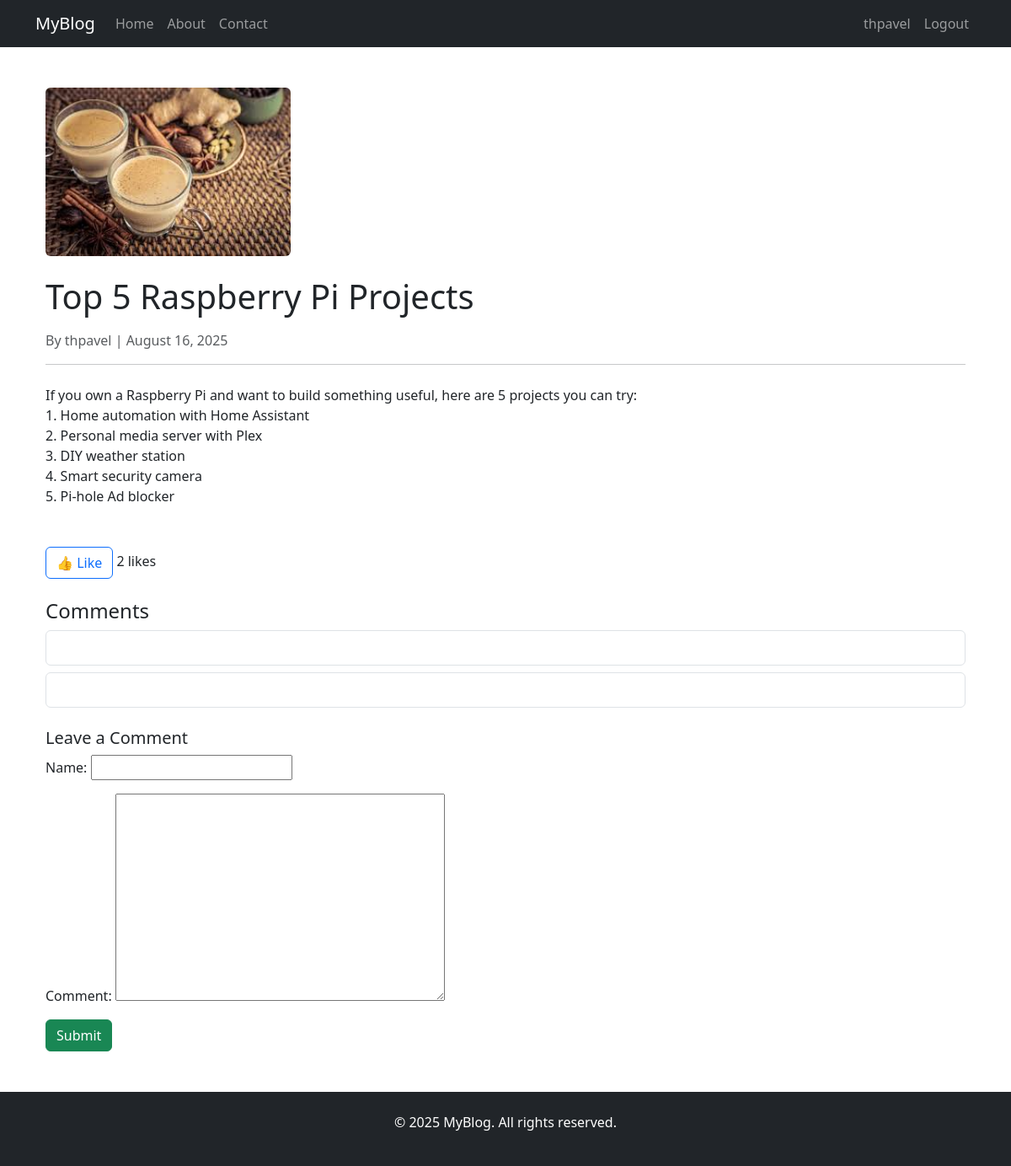
The app's page /post/1/ (signed in) with its own data.
### blog/models.py (models this page shows, shortened)
class Post(models.Model):
    title = models.CharField(max_length=200)
    image = models.ImageField(upload_to='blog_images/', blank=True, null=True)
    content = models.TextField()
    created_at = models.DateTimeField(auto_now_add=True)
    author = models.ForeignKey(User, on_delete=models.CASCADE)
    likes = models.ManyToManyField(User, related_name='post_likes', blank=True)

class Comment(models.Model):
    post = models.ForeignKey(Post, on_delete=models.CASCADE, related_name='comments')
    name = models.CharField(max_length=100)
    comment = models.TextField()
    created_at = models.DateTimeField(auto_now_add=True)
    approved = models.BooleanField(default=False)

### blog/views.py (the view)
# urls.py: path('post/<int:post_id>/', views.post_detail, name='post_detail'),
def post_detail(request, post_id):
    post = get_object_or_404(Post, id=post_id)
    comments = post.comments.filter(approved=True)
    if request.method == 'POST':
        if request.user.is_authenticated:
            form = CommentForm(request.POST)
            if form.is_valid():
                comment = form.save(commit=False)
                comment.post = post
                comment.author = request.user  # Optional if you store who wrote the comment
                comment.save()
                return HttpResponseRedirect(reverse('post_detail', args=[post.id]))
        else:
            return redirect('login')
    else:
        form = CommentForm()
    return render(request, 'blog/post_detail.html', {
        'post': post,
        'comments': comments,
        'form': form
    })

### blog/forms.py
class CommentForm(forms.ModelForm):
    class Meta:
        model = Comment
        fields = ['name', 'comment']

### blog/templates/blog/post_detail.html (shortened to what this page needs)
{% extends "blog/base.html" %}
{% block content %}
<div class="container mt-5 mb-5">
    <article class="post">
        {% if post.image %}
            <img src="{{ post.image.url }}" class="img-fluid rounded mb-4" style="height: 200px; object-fit: cover; " alt="{{ post.title }}">
        {% endif %}
        <h1 class="mb-3">{{ post.title }}</h1>
        <p class="text-muted">By {{ post.author }} | {{ post.created_at|date:"F j, Y" }}</p>
        <hr>
        <section class="post-content my-4">
            <p>{{ post.content|linebreaks }}</p>
        </section>
        <section class="post-interactions mt-5">
            <form action="{% url 'like_post' post.id %}" method="POST" class="mb-3">
                <button type="submit" class="btn btn-outline-primary">👍 Like</button>
                <span>{{ post.likes.count }} likes</span>
            </form>
        </section>
        <section class="comments mt-4">
            <h4>Comments</h4>
            {% for comment in comments %}
                <div class="border p-2 rounded mb-2">
                    <strong>{{ comment.author_name }}</strong><br>
                </div>
            {% empty %}
                <p>No comments yet.</p>
            {% endfor %}
        </section>
        <section class="comment-form mt-4">
            <h5>Leave a Comment</h5>
            <form method="POST">
                {{ form.as_p }}
                <button type="submit" class="btn btn-success">Submit</button>
            </form>
        </section>
    </article>
</div>
{% endblock %}

### blog/templates/blog/base.html (shortened to what this page needs)
<!DOCTYPE html>
<html lang="en">
<head>
    <link href="https://cdn.jsdelivr.net/npm/bootstrap@5.3.0/dist/css/bootstrap.min.css" rel="stylesheet">
</head>
<body>
<nav class="navbar navbar-expand-lg navbar-dark bg-dark mb-4">
    <div class="container">
        <a class="navbar-brand" href="{% url 'home' %}">MyBlog</a>
        <div class="collapse navbar-collapse" id="navbarNav">
            <ul class="navbar-nav me-auto">
                <li class="nav-item"><a class="nav-link" href="{% url 'home' %}">Home</a></li>
                <li class="nav-item"><a class="nav-link" href="#">About</a></li>
                <li class="nav-item"><a class="nav-link" href="#">Contact</a></li>
            </ul>
            <ul class="navbar-nav">
                {% if user.is_authenticated %}
                    <li class="nav-item"><a class="nav-link" href="#">{{ user.username }}</a></li>
                    <li class="nav-item"><a class="nav-link" href="{% url 'logout' %}">Logout</a></li>
                {% else %}
                    <li class="nav-item"><a class="nav-link" href="{% url 'login' %}">Login</a></li>
                    <li class="nav-item"><a class="nav-link" href="{% url 'signup' %}">Signup</a></li>
                {% endif %}
            </ul>
        </div>
    </div>
</nav>
<div class="container">
    {% block content %}{% endblock %}
</div>
<footer class="bg-dark text-white mt-5 p-4 text-center">
    <p>&copy; 2025 MyBlog. All rights reserved.</p>
</footer>
</body>
</html>

### records on screen
Post: image (picture), title "Top 5 Raspberry Pi Projects", author "thpavel", created_at "August 16, 2025", content "If you own a Raspberry Pi and want to build something useful, here are 5 projects you can try: 1. Home automation with Home Assistant 2. Personal media server with Plex 3. DIY weather station 4. Smart security camera 5. Pi-hole Ad blocker", likes.count "2"

### other values on screen
{{ user.username }} "thpavel"
